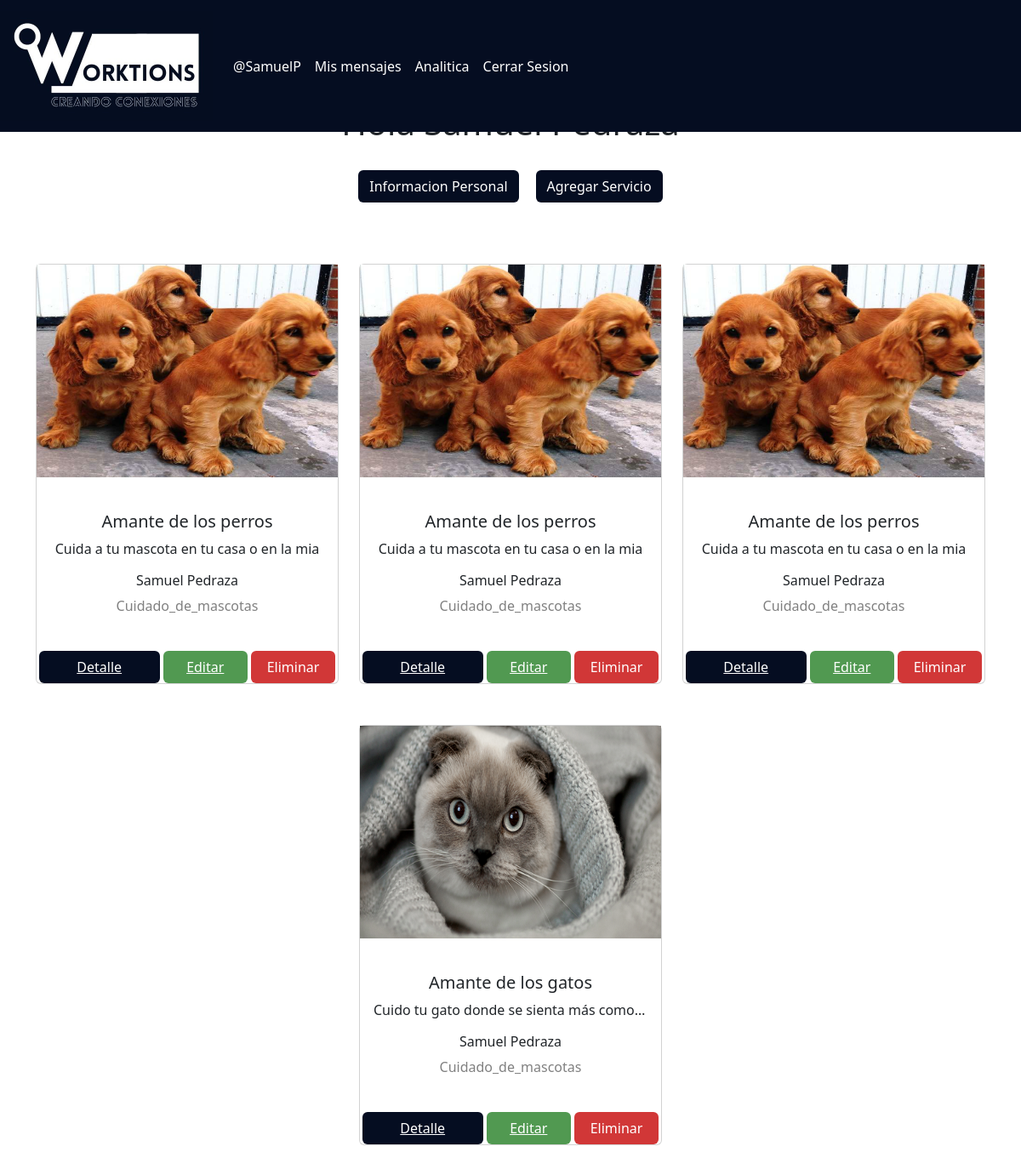
The app's page /profile (signed in) with its own data.
### Modules/Services/models.py (models this page shows, shortened)
class User(AbstractBaseUser):
    username = models.CharField('Nombre de usuario',unique = True, max_length=100)
    email = models.EmailField('Correo Electrónico', max_length=254,unique = True)
    name = models.CharField('Nombres', max_length=200, null=True)
    id = models.CharField(max_length=15, primary_key=True)
    date_of_birth = models.DateField(null=True)
    address = models.CharField(max_length = 50, null=True)
    city = models.CharField(max_length =20, null=True)
    barrio = models.CharField(choices=BARRIOS_MED, default="------", max_length=200)
    phone = models.CharField(max_length =15, null=True)
    gender = models.CharField(max_length=15, null=True)
    usuario_activo = models.BooleanField(default = True)
    usuario_administrador = models.BooleanField(default = False)
    objects = UserManager()
    USERNAME_FIELD = 'username'
    REQUIRED_FIELDS = ['name','email', 'id', 'city']
    def __str__(self) -> str:
        return f'{self.name}'

class Service(models.Model):
    id = models.BigAutoField(primary_key=True)
    title= models.CharField(max_length= 50, default='')
    user = models.ForeignKey(User,to_field='id', null= False, blank=False, on_delete=models.CASCADE)
    category = models.CharField(max_length=100, default='', null= False, blank=False)
    description = models.CharField(max_length = 250, default='')
    images = models.ImageField(upload_to="media/services/images", null=True)

### Modules/Services/views.py (the view)
# urls.py: path('profile',servicesViews.profile, name="profile" ),
def profile(request):
    services = Service.objects.filter(user_id=request.user.id)
    data = CustomUserCreationForm()
    serviceForm = Post_Service()
    return render(request, 'profile.html', {'services': services, 'user': request.user, 'form': data, 'serviceForm': serviceForm})

### Modules/Services/templates/profile.html (shortened to what this page needs)
{% extends 'base.html' %}
{% block content %}
<!DOCTYPE html>
<html>
<head>
    {%load static %}
    <link ref="stylesheet" href="https://cdn.jsdelivr.net/npm/bootstrap@5.3.0-alpha1/dist/css/bootstrap.min.css"
        rel="stylesheet"
>
</head>
<body>
    <div style="padding-top: 10%;">
        <h1 style="text-align: center; justify-content: center;"> Hola {{ user.name }} </h1>
    </div>
    <br>
    <div style="display: flex; justify-content: center; align-items: center;">
        <button type="submit" class="btn" style="background-color: #050d21; color: white; margin-right: 20px;"
            data-bs-info="{{ user }}" data-bs-toggle="modal" data-bs-target="#editUserModal">Informacion
            Personal</button>
        <button type="submit" class="btn" style="background-color: #050d21; color: white;" data-bs-toggle="modal"
            data-bs-target="#addServiceModal">Agregar Servicio</button>
    </div>
    <br>
    <br>
    <br>
    <div class="container text-center">
        <div class="row" style="justify-content: space-evenly;">
            {% for service in services %}
            <div class="col-md-4">
                <div class="card">
                    <img src="{{service.images.url}}" style=" width: 100%; max-height: 250px; min-height: 250px;" />
                    <br>
                    <div class="card-body" style="max-height: 300px; min-height: 180px;">
                        <h5>{{service.title}}</h5>
                        <p style="overflow: hidden; white-space: nowrap;text-overflow: ellipsis;">
                            {{service.description}}</p>
                        <h6>{{service.user}}</h6>
                        <h7 style="color: grey" ;>{{service.category}}</h7>
                        <br>
                    </div>
                    <div>
                        <button type="button" class="btn" style="background-color: #050d21; width: 40%;"
                            id="#show_service_info"><a href="{% url 'service_detail' service.id %}"
                                style="color: white;">Detalle</a></button>
                        <button type="button" class="btn" style="background-color:rgb(81, 153, 81); width: 28%;"><a
                                href="{% url 'edit_service_template' service.id %}"
                                style="color: white;">Editar</a></button>
                        <button class="btn" style="background-color:rgb(209, 55, 55); width: 28%; color: white;"
                            data-bs-id="{{ service.id }}" data-bs-toggle="modal"
                            data-bs-target="#deleteModal">Eliminar</button>
                    </div>
                </div>
                <br>
                <br>
            </div>
            {% if forloop.counter|divisibleby:"3" and not forloop.last %}
              </div><div class="row" style="justify-content: space-evenly;">
            {% endif %}
            {% endfor %}
        </div>
    </div>
</body>
</html>
{% endblock %}

### Modules/Services/templates/base.html (shortened to what this page needs)
<html>
    <head>
        {%load static %}
        <link ref="stylesheet" href="https://cdn.jsdelivr.net/npm/bootstrap@5.3.0-alpha1/dist/css/bootstrap.min.css"
            rel="stylesheet"
>
    </head>
    <body>
        <nav class="navbar navbar-expand-lg navbar-light justify-content-between" style="background-color: #050d21;" id="header">
            <a class="navbar-brand" href="{% url 'home' %}"><img src="../../../media/media/Logo worktions.jpeg" style="width: 250px;"></a>
            {% if user.is_authenticated %}
            <div class="collapse navbar-collapse" id="navbarTogglerDemo03">
              <ul class="navbar-nav mr-auto mt-2 mt-lg-0">
                  <li class="nav-item">
                    <a class="nav-link" href="{% url 'profile' %}" style="color: white;">@{{ user.username}}</a>
                  </li>
                  <li class="nav-item">
                    <a class="nav-link" href="{% url 'inbox' %}" style="color: white;">Mis mensajes</a>
                  </li>
                  <li class="nav-item">
                    <a class="nav-link" href="{% url 'analitica' %}" style="color: white;">Analitica</a>
                  </li>
                  <li class="nav-item">
                    <a class="nav-link" href="{% url 'logout' %}" style="color: white;">Cerrar Sesion</a>
                  </li>
              </ul>
            </div>
              {% endif %}
          </nav>
          {% block content %}
          {% endblock %}
    </body>
</html>

### Modules/Services/templates/base.html (style rules this page uses)
#header { position: fixed; width: 100%; z-index: 1000; }
.navbar { margin-bottom: 0px !important; }

### records on screen
User: username "SamuelP"
Service: images (picture), title "Amante de los perros", description "Cuida a tu mascota en tu casa o en la mia", user "Samuel Pedraza", category "Cuidado_de_mascotas"
Service: images (picture), title "Amante de los perros", description "Cuida a tu mascota en tu casa o en la mia", user "Samuel Pedraza", category "Cuidado_de_mascotas"
Service: images (picture), title "Amante de los perros", description "Cuida a tu mascota en tu casa o en la mia", user "Samuel Pedraza", category "Cuidado_de_mascotas"
Service: images (picture), title "Amante de los gatos", description "Cuido tu gato donde se sienta más como…", user "Samuel Pedraza", category "Cuidado_de_mascotas"
